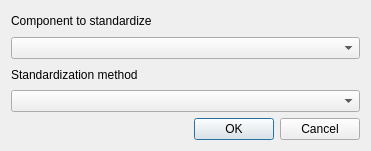
<?xml version="1.0" encoding="UTF-8"?>
<ui version="4.0">
 <class>StandardizeDialog</class>
 <widget class="QDialog" name="StandardizeDialog">
  <property name="geometry">
   <rect>
    <x>0</x>
    <y>0</y>
    <width>371</width>
    <height>151</height>
   </rect>
  </property>
  <property name="windowTitle">
   <string>Dialog</string>
  </property>
  <layout class="QVBoxLayout" name="verticalLayout">
   <item>
    <widget class="QLabel" name="label">
     <property name="text">
      <string>Component to standardize</string>
     </property>
    </widget>
   </item>
   <item>
    <widget class="QComboBox" name="componentComboBox">
     <property name="toolTip">
      <string>&lt;html&gt;&lt;head/&gt;&lt;body&gt;&lt;p&gt;Select the component that you want to standardize. For the moment only wing and fuselage can be standardize. By standardize we means reformating the positionig structure such that each segment has exactly one positioning that go from the origin of the from section to the origin of the to section.  &lt;/p&gt;&lt;/body&gt;&lt;/html&gt;</string>
     </property>
    </widget>
   </item>
   <item>
    <widget class="QLabel" name="label_2">
     <property name="text">
      <string>Standardization method</string>
     </property>
    </widget>
   </item>
   <item>
    <widget class="QComboBox" name="methodComboBox">
     <property name="toolTip">
      <string>&lt;html&gt;&lt;head/&gt;&lt;body&gt;&lt;p&gt;There is two standardization methods. One that use &amp;quot;complete decompostion&amp;quot;, this means that the total transformation of a element is decomposed exactly and thus can use section and element transformation. The other one use &amp;quot;simple decomposition&amp;quot;, this means that the total transformation is decomposed using polar decomposition and it's stored in section transformation. The second one do not guaranty that the result of the standardization is exactly the same as the original one. &lt;/p&gt;&lt;/body&gt;&lt;/html&gt;</string>
     </property>
    </widget>
   </item>
   <item>
    <widget class="QDialogButtonBox" name="buttonBox">
     <property name="orientation">
      <enum>Qt::Horizontal</enum>
     </property>
     <property name="standardButtons">
      <set>QDialogButtonBox::Cancel|QDialogButtonBox::Ok</set>
     </property>
    </widget>
   </item>
  </layout>
 </widget>
 <resources/>
 <connections>
  <connection>
   <sender>buttonBox</sender>
   <signal>accepted()</signal>
   <receiver>StandardizeDialog</receiver>
   <slot>accept()</slot>
   <hints>
    <hint type="sourcelabel">
     <x>248</x>
     <y>254</y>
    </hint>
    <hint type="destinationlabel">
     <x>157</x>
     <y>274</y>
    </hint>
   </hints>
  </connection>
  <connection>
   <sender>buttonBox</sender>
   <signal>rejected()</signal>
   <receiver>StandardizeDialog</receiver>
   <slot>reject()</slot>
   <hints>
    <hint type="sourcelabel">
     <x>316</x>
     <y>260</y>
    </hint>
    <hint type="destinationlabel">
     <x>286</x>
     <y>274</y>
    </hint>
   </hints>
  </connection>
 </connections>
</ui>
